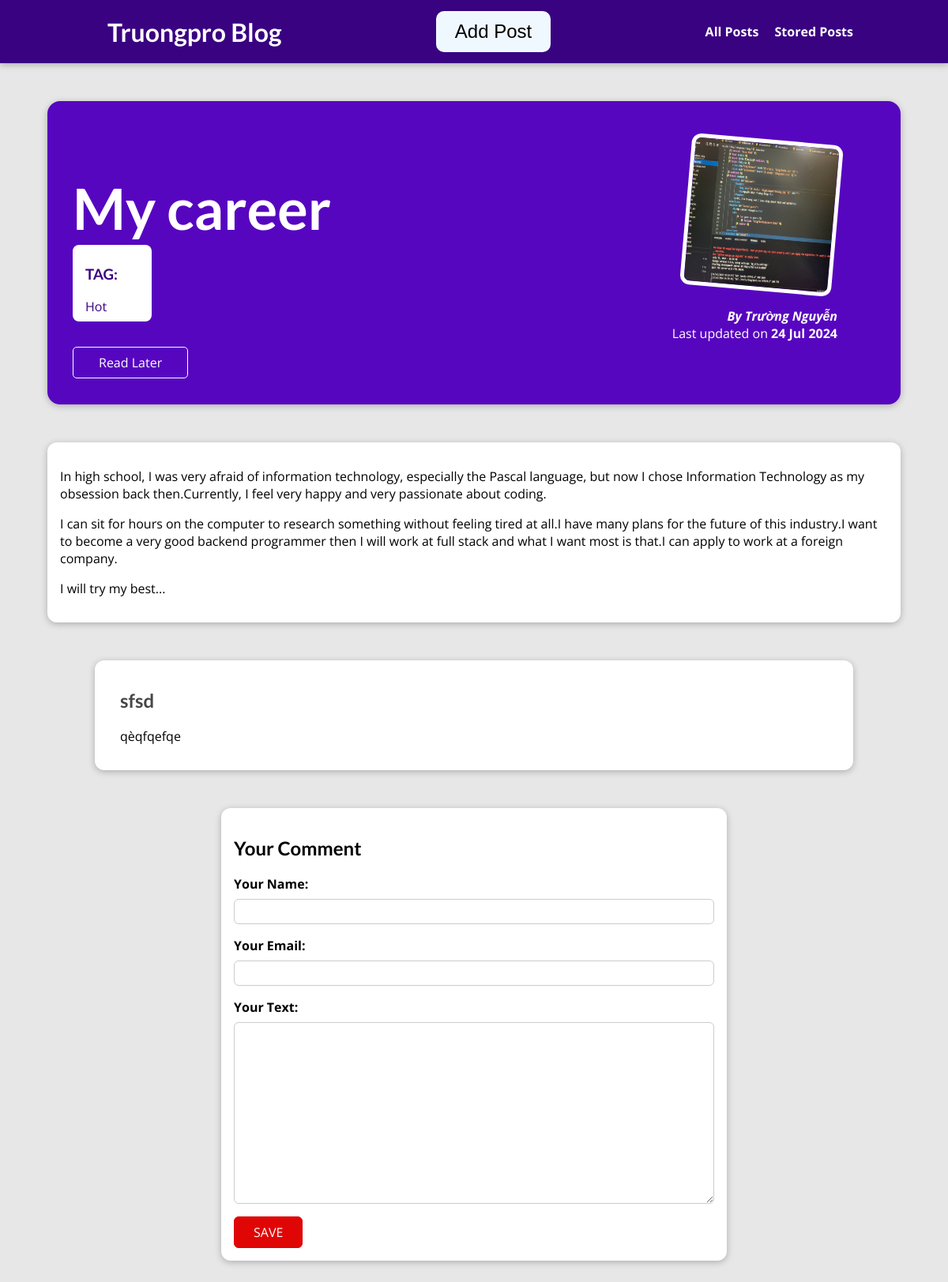
Screenshot of /posts/my-career with the database file from the repository.
### Blog/models.py (models this page shows, shortened)
class Post(models.Model):
    title = models.CharField(max_length=150)
    excerpt = models.CharField(max_length=200)
    image = models.ImageField(upload_to='uploads',null=True)
    date = models.DateField(auto_now=True)
    slug = models.SlugField(unique=True,db_index=True,null=True)
    content = models.TextField(validators=[MinLengthValidator(10)])
    author = models.ForeignKey(Author,on_delete=models.SET_NULL,null=True,related_name='posts')
    tags = models.ManyToManyField(Tag)

class Tag(models.Model):
    caption = models.CharField(max_length=100)

class Author(models.Model):
    first_name = models.CharField(max_length=100)
    last_name = models.CharField(max_length=100)
    email_address = models.EmailField()
    def __str__(self):
        return f'{self.first_name} {self.last_name}'

class Comment(models.Model):
    user_name = models.CharField(max_length=100)
    user_email = models .EmailField()
    text = models.TextField(max_length=400)
    post = models.ForeignKey(Post,on_delete=models.CASCADE,related_name='comments')

### Blog/views.py (the view, shortened to what this page needs)
# urls.py: path("posts/<slug:slug>",views.PostDetail.as_view(),name="post-detail-page"),
class PostDetail(View):
    def stored(self,request,post_id):
        stored_posts = request.session.get('stored_post')
        if stored_posts is not None:
            is_saving_later = post_id in stored_posts
        else:
            is_saving_later = False
        return is_saving_later
    def get(self,request,slug):
        post = Post.objects.get(slug=slug)
        context = {
            'post':post,
            'post_tags':post.tags.all(),
            'comments':FormComment(),
            'comment_value':post.comments.all().order_by('-id'),
            'saving_later':self.stored(request,post.id)
        }
        return render(request,'blog/post-detail.html',context)

### Blog/form.py
class FormComment(forms.ModelForm):
    class Meta:
        model = Comment
        exclude = ['post']
        labels = {
            'user_name':'Your Name',
            'user_email':'Your Email',
            'text':'Your Text'
        }

### Blog/templates/blog/post-detail.html (shortened to what this page needs)
{% extends "base.html" %}
{% load static %}
{% block link_css %}
    <link rel="stylesheet" href="{% static 'blog/post-detail.css' %}"/>
{% endblock %}
{% block content %}
    <section id="summary">
        <h2>{{post.title}}</h2>
        <div class="tag">
            <h3>TAG:</h3>
            {% for tag in post_tags %}
                <span>{{tag.caption}}</span>
            {% endfor %}
        </div>
        <div id="read-later">
            <form action='{% url "read-later" %}' method='post'>
                <button>
                    {% if saving_later %}
                    Remove from"Read Later" List
                    {% else %}
                    Read Later
                    {% endif %}
                </button>
            </form>
        </div>
        <article>
            <img src="{{ post.image.url}}" alt="{{post.title}}">
            <address>By <a href="mailto:{{post.author.email_address}}">{{ post.author }} </a></address>
            <div>
                Last updated on <time datetime="">{{ post.date|date:"d M Y"}}</time>
            </div>
        </article>
    </section>
    <main>
        <p>
           {{ post.content|linebreaks }}
        </p>
    </main>
    <section id="comments">
        <ul>
            {% for comment in comment_value %}
                <h2>{{ comment.user_name }}</h2>
                <li>{{ comment.text|linebreaks }}</li>
            {% endfor%}
        </ul>
    </section>
    <section id="comment-form">
        <h2>Your Comment</h2>
        <div>
            <form action="{% url 'post-detail-page' post.slug %}" method="post">
                {% for field in comments %}
                <div class="form-control {% if field.errors %} invalid {% endif %}">
                    {{ field.label_tag }}
                    {{ field }}
                </div>
                {% endfor %}
                <button>SAVE</button>
            </form>
        </div>
    </section>
{% endblock %}

### static/style.css (style rules this page uses)
* { box-sizing: border-box; }
html { font-family: 'Open Sans', 'Lato', sans-serif; }
body { margin: 0; }
h1, h2, h3 { font-family: 'Lato', sans-serif; font-weight: bold; }

### Blog/static/blog/post-detail.css (style rules this page uses)
body { background-color: #e7e7e7; }
#summary { margin: 8rem auto 3rem auto; padding: 2rem; width: 90%; max-width: 90rem; border-radius: 16px; background-color: #5706c0; position: relative; box-shadow: 0 2px 8px rgba(0, 0, 0, 0.25); height: 24rem; }
#summary h2 { color: white; font-size: 4.5rem; margin-bottom: 0.25rem; }
#summary article { position: absolute; top: 2rem; right: 3rem; padding: 1rem 2rem; border-radius: 12px; text-align: right; color: white; }
#summary article img { width: 12rem; height: 12rem; border-radius: 12px; transform: rotateZ(5deg); border: 5px solid white; margin-bottom: 1rem; }
#summary address { font-weight: bold; }
#summary a { color: white; text-decoration: none; }
#summary time { font-weight: bold; }
#read-later { margin: 2rem 0; }
#read-later button { background-color: transparent; border: 1px solid white; padding: 0.5rem 2rem; font: inherit; color: white; cursor: pointer; border-radius: 5px; }
main { width: 90%; max-width: 90rem; margin: 3rem auto; background-color: white; padding: 1rem; border-radius: 12px; box-shadow: 0 2px 8px rgba(0, 0, 0, 0.25); }
.tag { background-color: white; color: #390281; padding: 0.5rem 1rem; border-radius: 8px; width: 100px; }
#comment-form { margin: 3rem auto; width: 90%; max-width: 40rem; border-radius: 12px; background-color: white; box-shadow: 0 2px 8px rgba(0, 0, 0, 0.25); padding: 1rem; }
#comment-form button { font: inherit; background-color: rgb(224, 6, 6); color: white; border: 1px solid rgb(218, 0, 0); padding: 0.5rem 1.5rem; border-radius: 6px; cursor: pointer; transition: all 0.5s; }
.form-control { margin-bottom: 1rem; }
.form-control label { font-weight: bold; margin-bottom: 0.5rem; display: block; }
.form-control input, .form-control textarea { display: block; width: 100%; font: inherit; padding: 0.25rem; border-radius: 6px; border: 1px solid #ccc; }
#comments { margin: 3rem auto; width: 90%; max-width: 60rem; border-radius: 12px; background-color: white; box-shadow: 0 2px 8px rgba(0, 0, 0, 0.25); padding: 1rem 2rem; }
#comments ul { list-style: none; margin: 0; padding: 0; }
#comments li { margin-bottom: 1rem; border-bottom: 2px solid #ccc; }
#comments li:last-of-type { border-bottom: none; }
#comments h2 { color: #464646; }

### rows the page displays
Post: title "My career", image (picture), author "Trường Nguyễn", date "24 Jul 2024", content "In high school, I was very afraid of information technology, especially the Pascal language, but now I chose Information Technology as my obsession back then.Currently, I feel very happy and very passionate about coding. I can sit for hours on the computer to research something without feeling tired at all.I have many plans for the future of this industry.I want to become a very good backend programmer then I will work at full stack and what I want most is that.I can apply to work at a foreign company. I will try my best..."
Tag: caption "Hot"
Comment: user_name "sfsd", text "qèqfqefqe"

### other values shown
{{ field.label_tag }} "Your Name:" "Your Email:" "Your Text:"
